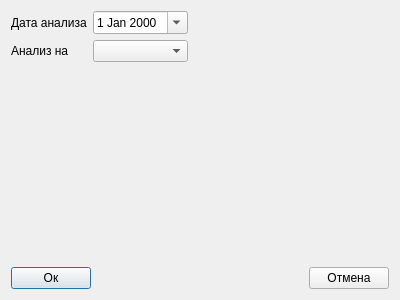
<?xml version="1.0" encoding="UTF-8"?>
<ui version="4.0">
 <class>Dialog_data_analizes</class>
 <widget class="QDialog" name="Dialog_data_analizes">
  <property name="geometry">
   <rect>
    <x>0</x>
    <y>0</y>
    <width>400</width>
    <height>300</height>
   </rect>
  </property>
  <property name="windowTitle">
   <string>Dialog</string>
  </property>
  <layout class="QVBoxLayout" name="verticalLayout">
   <item>
    <layout class="QGridLayout" name="gridLayout">
     <item row="0" column="0">
      <widget class="QLabel" name="label_2">
       <property name="text">
        <string>Дата анализа</string>
       </property>
      </widget>
     </item>
     <item row="0" column="1">
      <widget class="QDateEdit" name="dateEdit_appoint">
       <property name="calendarPopup">
        <bool>true</bool>
       </property>
      </widget>
     </item>
     <item row="1" column="1">
      <widget class="QComboBox" name="comboBox_type"/>
     </item>
     <item row="1" column="0">
      <widget class="QLabel" name="label">
       <property name="text">
        <string>Анализ на</string>
       </property>
      </widget>
     </item>
     <item row="1" column="2">
      <spacer name="horizontalSpacer_2">
       <property name="orientation">
        <enum>Qt::Horizontal</enum>
       </property>
       <property name="sizeHint" stdset="0">
        <size>
         <width>40</width>
         <height>20</height>
        </size>
       </property>
      </spacer>
     </item>
    </layout>
   </item>
   <item>
    <spacer name="verticalSpacer">
     <property name="orientation">
      <enum>Qt::Vertical</enum>
     </property>
     <property name="sizeHint" stdset="0">
      <size>
       <width>20</width>
       <height>40</height>
      </size>
     </property>
    </spacer>
   </item>
   <item>
    <layout class="QHBoxLayout" name="horizontalLayout">
     <item>
      <widget class="QPushButton" name="pushButton_ok">
       <property name="text">
        <string>Ок</string>
       </property>
      </widget>
     </item>
     <item>
      <spacer name="horizontalSpacer">
       <property name="orientation">
        <enum>Qt::Horizontal</enum>
       </property>
       <property name="sizeHint" stdset="0">
        <size>
         <width>40</width>
         <height>20</height>
        </size>
       </property>
      </spacer>
     </item>
     <item>
      <widget class="QPushButton" name="pushButton_cancel">
       <property name="text">
        <string>Отмена</string>
       </property>
      </widget>
     </item>
    </layout>
   </item>
  </layout>
 </widget>
 <resources/>
 <connections/>
</ui>
